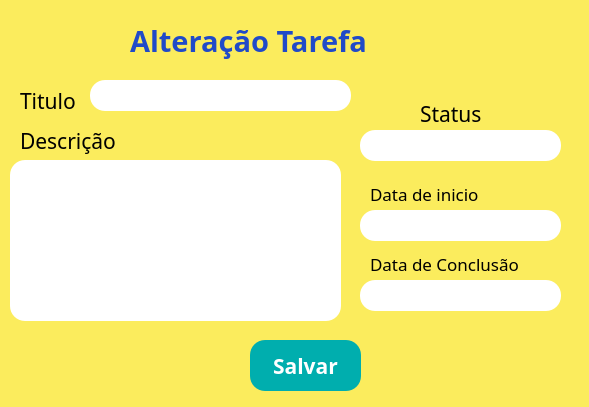
<?xml version="1.0" encoding="UTF-8"?>
<ui version="4.0">
 <class>MainWindow</class>
 <widget class="QMainWindow" name="MainWindow">
  <property name="windowModality">
   <enum>Qt::WindowModal</enum>
  </property>
  <property name="geometry">
   <rect>
    <x>0</x>
    <y>0</y>
    <width>589</width>
    <height>407</height>
   </rect>
  </property>
  <property name="sizePolicy">
   <sizepolicy hsizetype="Fixed" vsizetype="Fixed">
    <horstretch>0</horstretch>
    <verstretch>0</verstretch>
   </sizepolicy>
  </property>
  <property name="windowTitle">
   <string>Menu De Alterações</string>
  </property>
  <property name="styleSheet">
   <string notr="true">background: #fbec5d</string>
  </property>
  <widget class="QWidget" name="centralwidget">
   <widget class="QLabel" name="label_6">
    <property name="geometry">
     <rect>
      <x>370</x>
      <y>240</y>
      <width>181</width>
      <height>47</height>
     </rect>
    </property>
    <property name="font">
     <font>
      <family>Scholar</family>
      <pointsize>13</pointsize>
      <weight>50</weight>
      <bold>false</bold>
     </font>
    </property>
    <property name="styleSheet">
     <string notr="true">background: none;
color: black
</string>
    </property>
    <property name="text">
     <string>Data de Conclusão</string>
    </property>
   </widget>
   <widget class="QLabel" name="label_2">
    <property name="geometry">
     <rect>
      <x>420</x>
      <y>90</y>
      <width>81</width>
      <height>47</height>
     </rect>
    </property>
    <property name="font">
     <font>
      <family>Scholar</family>
      <pointsize>16</pointsize>
      <weight>50</weight>
      <bold>false</bold>
     </font>
    </property>
    <property name="styleSheet">
     <string notr="true">background: none;
color: black;
</string>
    </property>
    <property name="text">
     <string>Status</string>
    </property>
   </widget>
   <widget class="QLineEdit" name="lineEdit_6">
    <property name="geometry">
     <rect>
      <x>360</x>
      <y>280</y>
      <width>201</width>
      <height>31</height>
     </rect>
    </property>
    <property name="font">
     <font>
      <pointsize>12</pointsize>
     </font>
    </property>
    <property name="styleSheet">
     <string notr="true">border-radius: 5px;
 box-shadow: 0 15px 18px rgba(0, 0, 0, 0.1);
background:white;
border-radius: 15px;</string>
    </property>
   </widget>
   <widget class="QLabel" name="label_5">
    <property name="geometry">
     <rect>
      <x>20</x>
      <y>110</y>
      <width>141</width>
      <height>61</height>
     </rect>
    </property>
    <property name="font">
     <font>
      <family>Scholar</family>
      <pointsize>16</pointsize>
     </font>
    </property>
    <property name="styleSheet">
     <string notr="true">background: none;
color: black
</string>
    </property>
    <property name="text">
     <string>Descrição</string>
    </property>
   </widget>
   <widget class="QLineEdit" name="lineEdit_2">
    <property name="geometry">
     <rect>
      <x>90</x>
      <y>80</y>
      <width>261</width>
      <height>31</height>
     </rect>
    </property>
    <property name="font">
     <font>
      <pointsize>12</pointsize>
     </font>
    </property>
    <property name="styleSheet">
     <string notr="true">border-radius: 5px;
 box-shadow: 0 15px 18px rgba(0, 0, 0, 0.1);
background:white;
border-radius: 15px;</string>
    </property>
   </widget>
   <widget class="QLabel" name="label_4">
    <property name="geometry">
     <rect>
      <x>20</x>
      <y>70</y>
      <width>211</width>
      <height>61</height>
     </rect>
    </property>
    <property name="font">
     <font>
      <family>Scholar</family>
      <pointsize>16</pointsize>
     </font>
    </property>
    <property name="styleSheet">
     <string notr="true">background: none;
color: black
</string>
    </property>
    <property name="text">
     <string>Titulo </string>
    </property>
   </widget>
   <widget class="QLineEdit" name="lineEdit_5">
    <property name="geometry">
     <rect>
      <x>360</x>
      <y>210</y>
      <width>201</width>
      <height>31</height>
     </rect>
    </property>
    <property name="font">
     <font>
      <pointsize>12</pointsize>
     </font>
    </property>
    <property name="styleSheet">
     <string notr="true">border-radius: 5px;
 box-shadow: 0 15px 18px rgba(0, 0, 0, 0.1);
background:white;
border-radius: 15px;</string>
    </property>
   </widget>
   <widget class="QLabel" name="label_3">
    <property name="geometry">
     <rect>
      <x>130</x>
      <y>10</y>
      <width>331</width>
      <height>61</height>
     </rect>
    </property>
    <property name="font">
     <font>
      <family>Scholar</family>
      <pointsize>22</pointsize>
      <weight>75</weight>
      <bold>true</bold>
     </font>
    </property>
    <property name="styleSheet">
     <string notr="true">background: none;
color: #204ac8</string>
    </property>
    <property name="text">
     <string>Alteração Tarefa</string>
    </property>
   </widget>
   <widget class="QLineEdit" name="lineEdit_4">
    <property name="geometry">
     <rect>
      <x>360</x>
      <y>130</y>
      <width>201</width>
      <height>31</height>
     </rect>
    </property>
    <property name="font">
     <font>
      <pointsize>12</pointsize>
     </font>
    </property>
    <property name="styleSheet">
     <string notr="true">border-radius: 5px;
 box-shadow: 0 15px 18px rgba(0, 0, 0, 0.1);
background:white;
border-radius: 15px;</string>
    </property>
   </widget>
   <widget class="QLineEdit" name="lineEdit_3">
    <property name="geometry">
     <rect>
      <x>10</x>
      <y>160</y>
      <width>331</width>
      <height>161</height>
     </rect>
    </property>
    <property name="font">
     <font>
      <pointsize>12</pointsize>
     </font>
    </property>
    <property name="styleSheet">
     <string notr="true">border-radius: 5px;
 box-shadow: 0 15px 18px rgba(0, 0, 0, 0.1);
background:white;
border-radius: 15px;</string>
    </property>
    <property name="alignment">
     <set>Qt::AlignLeading|Qt::AlignLeft|Qt::AlignTop</set>
    </property>
   </widget>
   <widget class="QLabel" name="label_7">
    <property name="geometry">
     <rect>
      <x>370</x>
      <y>170</y>
      <width>191</width>
      <height>47</height>
     </rect>
    </property>
    <property name="font">
     <font>
      <family>Scholar</family>
      <pointsize>13</pointsize>
      <weight>50</weight>
      <bold>false</bold>
     </font>
    </property>
    <property name="styleSheet">
     <string notr="true">background: none;
color: black
</string>
    </property>
    <property name="text">
     <string>Data de inicio</string>
    </property>
   </widget>
   <widget class="QPushButton" name="pushButton">
    <property name="geometry">
     <rect>
      <x>250</x>
      <y>340</y>
      <width>111</width>
      <height>51</height>
     </rect>
    </property>
    <property name="font">
     <font>
      <family>Scholar</family>
      <pointsize>16</pointsize>
      <weight>75</weight>
      <bold>true</bold>
     </font>
    </property>
    <property name="styleSheet">
     <string notr="true">background:#00aeae;
border-radius: 15px;
color:white</string>
    </property>
    <property name="text">
     <string>Salvar</string>
    </property>
   </widget>
  </widget>
 </widget>
 <resources/>
 <connections/>
</ui>
